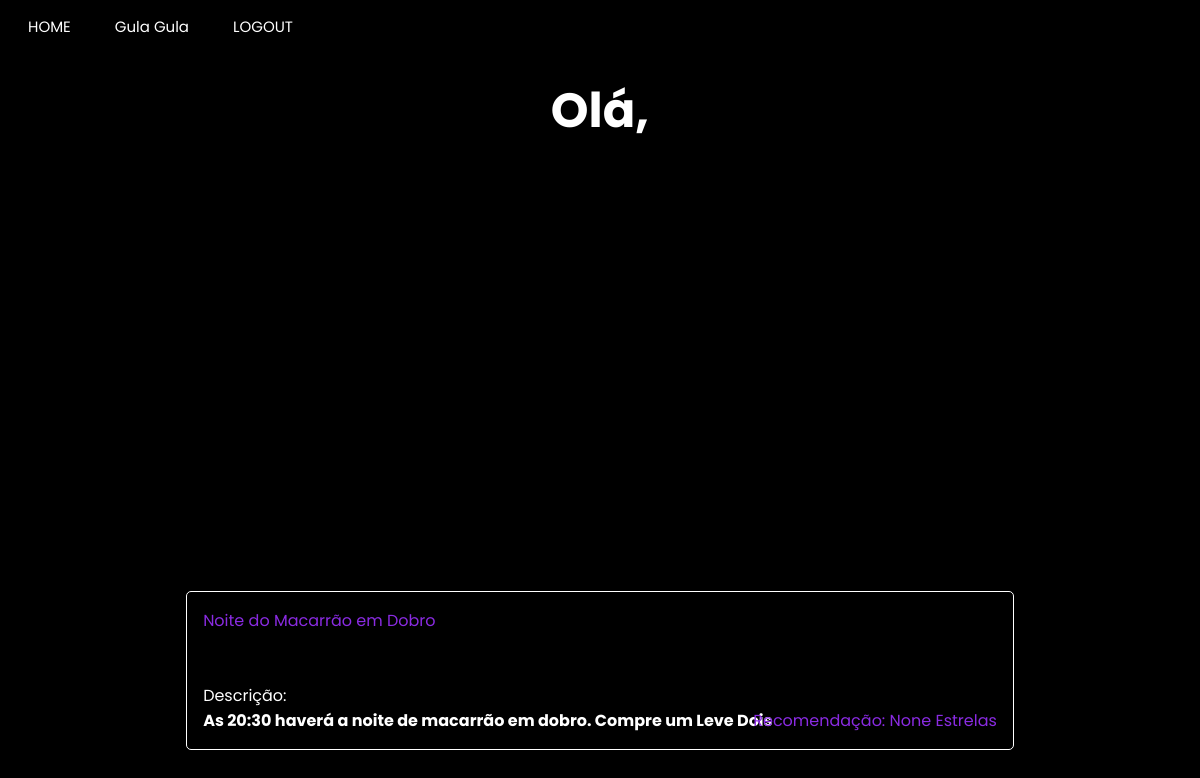
/user_page (signed in), run on an earlier commit of the app's database.
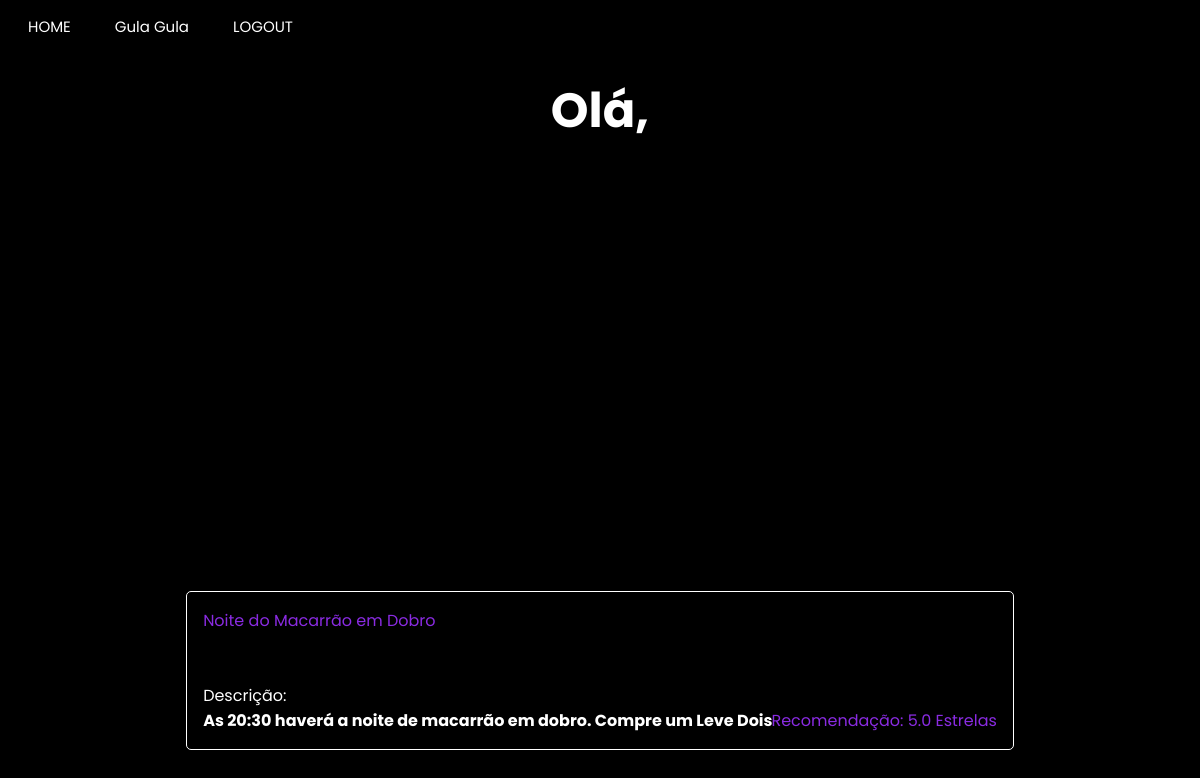
And on a later commit of the database.
### app/model.py (models this page shows, shortened)
class empresa(UserMixin, db.Model):
    __tablename__ = "empresa"
    id = db.Column(db.Integer,primary_key=True)
    enterprise_name = db.Column(db.String(64), index=True, unique=True)
    email = db.Column(db.String(120), index=True, unique=True)
    password_hash = db.Column(db.String(120))
    city = db.Column(db.String(120))
    latitude = db.Column(db.Float)
    longitude = db.Column(db.Float)
    district = db.Column(db.String(50))
    street = db.Column(db.String(120))
    posts = db.relationship("Post", backref="enterprise")

class Event(db.Model):
    id = db.Column(db.Integer, primary_key=True)
    body = db.Column(db.String(200))
    image = db.Column(db.String(200))
    timestamp = db.Column(db.Integer, index=True)
    empresa_id = db.Column(db.Integer)
    name = db.Column(db.String(200))
    latitude = db.Column(db.Float)
    longitude = db.Column(db.Float)
    event_type = db.Column(db.String(8))
    rank = db.Column(db.Float)
    avaliations = db.Column(db.Integer)
    age_groups = db.Column(db.String)

### app/routes.py (the view)
@app.route("/user_page", methods=["POST", "GET"])
@login_required
def user_page():                              # PAGINA DE USUARIO
    return render_template('user_page.html', title="Usuario", eventos = Event ,css_file="user_page.css", user=current_user)

### app/model.py (called while the page is built)
@login.user_loader
def load_user(id):
    if usuario.query.get(int(id)):
        load = usuario.query.get(int(id))
    else:
        load = empresa.query.get(int(id))
    return load

### app/templates/user_page.html (shortened to what this page needs)
{% extends "base.html" %}
{% block content %}
<h1>Olá, {{user.username}}</h1>
<div id="map"></div>
{% for evento in eventos.query.limit(20).all()%}
<div class="enterprises">
  <p>
    <a href="{{url_for('event_page',name=evento.name)}}">{{ evento.name }}</a>
    <br><br><br>
    Descrição:
    <s>Recomendação: {{ evento.rank}} Estrelas</s><br>
    <b>{{ evento.body }}</b>
  </p>
</div>
{% endfor %}
{% endblock %}

### app/templates/base.html (shortened to what this page needs)
<!DOCTYPE html>
<html>
    <head>
        {% if css_file%}
            <link rel="stylesheet" type="text/css" href="{{ url_for('static', filename=css_file) }}">
        {% else %}
            <link rel="stylesheet" type="text/css" href="{{ url_for('static', filename='user_page.css') }}">
        {% endif %}
    </head>
    <body>
        <header class="menu">
            <a id="main_page" href="{{ url_for('main_page') }}" class="button">HOME</a>
            {% if user.is_authenticated %}
            {% if user.username %}
            <a id="user_page" href="{{ url_for('user_page')}}"class="button">{{user.username}}</a>
            {% else %}
            <a id="enterprise_page" href="{{ url_for('enterprise_page_specific', name=user.enterprise_name)}}"class="button">{{user.enterprise_name}}</a>
            {% endif%}
            <a id="logout" href="{{ url_for('logout') }}" class="button">LOGOUT</a>
            {% else %}
            <a id="enterprise_register_page" href="{{ url_for('enterprise_register_page') }}" class="button">SEJA UM ANUNCIANTE</a>
            <a id="user_register_page" href="{{ url_for('user_register_page') }}" class="button">REGISTRO</a>
            <a id="login_page" href="{{ url_for('login_page') }}" class="button">LOGIN</a>
            {% endif %}
        </header>
        {% block content %}{% endblock %}
    </body>
</html>

### app/static/user_page.css (style rules this page uses)
h1 { color: rgb(255, 255, 255); text-align: center; font-family: "Poppins", sans-serif; font-size: 300%; }
body { background: black; background-image: url("https://www.pixel4k.com/wp-content/uploads/2021/05/abstract-waving-4k_1620165379-1536x960.jpg"); background-repeat: no-repeat; background-size: cover; }
#map { height: 400px; width: 70%; border-radius: 8px; margin: auto; }
.enterprises { color:white; display: grid; align-items: center; font-family:'Poppins'; margin-left:15%; margin-right: 15%; margin-top: 1%; background-color:rgba(0, 0, 0, 0.377); border: white solid 1px; border-radius: 5px; position: relative; }
.enterprises p { margin-left: 2%; }
.enterprises a { text-decoration: none; color: blueviolet; }
.enterprises b { text-decoration: none; }
.enterprises s { text-decoration: none; position: absolute; color: blueviolet; bottom: 10%; right: 2%; }

### app/static/base.css (style rules this page uses)
header.menu { align-items: left; justify-content: start; }
a.button { border: none; color: white; padding: 5px 20px; text-align: center; text-decoration: none; display: inline-block; font-family:'Poppins'; font-size: 15px; }
.menu { margin-top: 10px; }

What changed in the data, as far as the page shows it:
changed Event "Noite do Macarrão em Dobro": rank "None" → "5.0"
